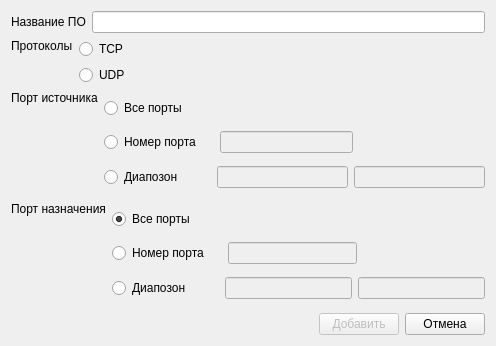
<?xml version="1.0" encoding="UTF-8"?>
<ui version="4.0">
 <class>Dialog</class>
 <widget class="QDialog" name="Dialog">
  <property name="geometry">
   <rect>
    <x>0</x>
    <y>0</y>
    <width>496</width>
    <height>346</height>
   </rect>
  </property>
  <property name="windowTitle">
   <string>Dialog</string>
  </property>
  <layout class="QVBoxLayout" name="verticalLayout_7">
   <item>
    <layout class="QHBoxLayout" name="horizontalLayout_9">
     <item>
      <widget class="QLabel" name="label_4">
       <property name="sizePolicy">
        <sizepolicy hsizetype="Fixed" vsizetype="Fixed">
         <horstretch>0</horstretch>
         <verstretch>0</verstretch>
        </sizepolicy>
       </property>
       <property name="text">
        <string>Название ПО</string>
       </property>
      </widget>
     </item>
     <item>
      <widget class="QLineEdit" name="lineName"/>
     </item>
    </layout>
   </item>
   <item>
    <layout class="QHBoxLayout" name="horizontalLayout" stretch="1,5">
     <item>
      <layout class="QVBoxLayout" name="verticalLayout_2">
       <item>
        <widget class="QLabel" name="label">
         <property name="sizePolicy">
          <sizepolicy hsizetype="Fixed" vsizetype="Fixed">
           <horstretch>0</horstretch>
           <verstretch>0</verstretch>
          </sizepolicy>
         </property>
         <property name="text">
          <string>Протоколы</string>
         </property>
        </widget>
       </item>
       <item>
        <spacer name="verticalSpacer_3">
         <property name="orientation">
          <enum>Qt::Vertical</enum>
         </property>
         <property name="sizeType">
          <enum>QSizePolicy::Preferred</enum>
         </property>
         <property name="sizeHint" stdset="0">
          <size>
           <width>20</width>
           <height>40</height>
          </size>
         </property>
        </spacer>
       </item>
      </layout>
     </item>
     <item>
      <layout class="QVBoxLayout" name="verticalLayout">
       <item>
        <widget class="QRadioButton" name="radioTCP">
         <property name="text">
          <string>TCP</string>
         </property>
         <property name="checked">
          <bool>true</bool>
         </property>
        </widget>
       </item>
       <item>
        <widget class="QRadioButton" name="radioUDP">
         <property name="text">
          <string>UDP</string>
         </property>
        </widget>
       </item>
      </layout>
     </item>
    </layout>
   </item>
   <item>
    <layout class="QHBoxLayout" name="horizontalLayout_6" stretch="0,0">
     <item>
      <layout class="QVBoxLayout" name="verticalLayout_3">
       <item>
        <widget class="QLabel" name="label_2">
         <property name="sizePolicy">
          <sizepolicy hsizetype="Fixed" vsizetype="Fixed">
           <horstretch>0</horstretch>
           <verstretch>0</verstretch>
          </sizepolicy>
         </property>
         <property name="text">
          <string>Порт источника</string>
         </property>
        </widget>
       </item>
       <item>
        <spacer name="verticalSpacer">
         <property name="orientation">
          <enum>Qt::Vertical</enum>
         </property>
         <property name="sizeHint" stdset="0">
          <size>
           <width>20</width>
           <height>40</height>
          </size>
         </property>
        </spacer>
       </item>
      </layout>
     </item>
     <item>
      <layout class="QVBoxLayout" name="verticalLayout_4">
       <item>
        <widget class="QRadioButton" name="radioSRCALL">
         <property name="text">
          <string>Все порты</string>
         </property>
         <property name="checked">
          <bool>true</bool>
         </property>
        </widget>
       </item>
       <item>
        <layout class="QHBoxLayout" name="horizontalLayout_2">
         <item>
          <widget class="QRadioButton" name="radioSRCPort">
           <property name="sizePolicy">
            <sizepolicy hsizetype="Fixed" vsizetype="Fixed">
             <horstretch>0</horstretch>
             <verstretch>0</verstretch>
            </sizepolicy>
           </property>
           <property name="text">
            <string>Номер порта</string>
           </property>
          </widget>
         </item>
         <item>
          <spacer name="horizontalSpacer_3">
           <property name="orientation">
            <enum>Qt::Horizontal</enum>
           </property>
           <property name="sizeType">
            <enum>QSizePolicy::Fixed</enum>
           </property>
           <property name="sizeHint" stdset="0">
            <size>
             <width>13</width>
             <height>20</height>
            </size>
           </property>
          </spacer>
         </item>
         <item>
          <widget class="QLineEdit" name="lineSRCPort">
           <property name="enabled">
            <bool>false</bool>
           </property>
          </widget>
         </item>
         <item>
          <spacer name="horizontalSpacer_5">
           <property name="orientation">
            <enum>Qt::Horizontal</enum>
           </property>
           <property name="sizeHint" stdset="0">
            <size>
             <width>40</width>
             <height>20</height>
            </size>
           </property>
          </spacer>
         </item>
        </layout>
       </item>
       <item>
        <layout class="QHBoxLayout" name="horizontalLayout_3">
         <item>
          <widget class="QRadioButton" name="radioSRCPorts">
           <property name="sizePolicy">
            <sizepolicy hsizetype="Fixed" vsizetype="Fixed">
             <horstretch>0</horstretch>
             <verstretch>0</verstretch>
            </sizepolicy>
           </property>
           <property name="text">
            <string>Диапозон</string>
           </property>
          </widget>
         </item>
         <item>
          <spacer name="horizontalSpacer">
           <property name="orientation">
            <enum>Qt::Horizontal</enum>
           </property>
           <property name="sizeType">
            <enum>QSizePolicy::Fixed</enum>
           </property>
           <property name="sizeHint" stdset="0">
            <size>
             <width>28</width>
             <height>20</height>
            </size>
           </property>
          </spacer>
         </item>
         <item>
          <widget class="QLineEdit" name="lineSRCPorts1">
           <property name="enabled">
            <bool>false</bool>
           </property>
          </widget>
         </item>
         <item>
          <widget class="QLineEdit" name="lineSRCPorts2">
           <property name="enabled">
            <bool>false</bool>
           </property>
          </widget>
         </item>
        </layout>
       </item>
      </layout>
     </item>
    </layout>
   </item>
   <item>
    <layout class="QHBoxLayout" name="horizontalLayout_7">
     <item>
      <layout class="QVBoxLayout" name="verticalLayout_5">
       <item>
        <widget class="QLabel" name="label_3">
         <property name="sizePolicy">
          <sizepolicy hsizetype="Fixed" vsizetype="Fixed">
           <horstretch>0</horstretch>
           <verstretch>0</verstretch>
          </sizepolicy>
         </property>
         <property name="text">
          <string>Порт назначения</string>
         </property>
        </widget>
       </item>
       <item>
        <spacer name="verticalSpacer_2">
         <property name="orientation">
          <enum>Qt::Vertical</enum>
         </property>
         <property name="sizeHint" stdset="0">
          <size>
           <width>20</width>
           <height>40</height>
          </size>
         </property>
        </spacer>
       </item>
      </layout>
     </item>
     <item>
      <layout class="QVBoxLayout" name="verticalLayout_6">
       <item>
        <widget class="QRadioButton" name="radioDSTALL">
         <property name="text">
          <string>Все порты</string>
         </property>
         <property name="checked">
          <bool>true</bool>
         </property>
        </widget>
       </item>
       <item>
        <layout class="QHBoxLayout" name="horizontalLayout_4">
         <item>
          <widget class="QRadioButton" name="radioDSTPort">
           <property name="sizePolicy">
            <sizepolicy hsizetype="Fixed" vsizetype="Fixed">
             <horstretch>0</horstretch>
             <verstretch>0</verstretch>
            </sizepolicy>
           </property>
           <property name="text">
            <string>Номер порта</string>
           </property>
          </widget>
         </item>
         <item>
          <spacer name="horizontalSpacer_4">
           <property name="orientation">
            <enum>Qt::Horizontal</enum>
           </property>
           <property name="sizeType">
            <enum>QSizePolicy::Fixed</enum>
           </property>
           <property name="sizeHint" stdset="0">
            <size>
             <width>13</width>
             <height>20</height>
            </size>
           </property>
          </spacer>
         </item>
         <item>
          <widget class="QLineEdit" name="lineDSTPort">
           <property name="enabled">
            <bool>false</bool>
           </property>
          </widget>
         </item>
         <item>
          <spacer name="horizontalSpacer_6">
           <property name="orientation">
            <enum>Qt::Horizontal</enum>
           </property>
           <property name="sizeHint" stdset="0">
            <size>
             <width>40</width>
             <height>20</height>
            </size>
           </property>
          </spacer>
         </item>
        </layout>
       </item>
       <item>
        <layout class="QHBoxLayout" name="horizontalLayout_5">
         <item>
          <widget class="QRadioButton" name="radioSRCPorts_2">
           <property name="sizePolicy">
            <sizepolicy hsizetype="Fixed" vsizetype="Fixed">
             <horstretch>0</horstretch>
             <verstretch>0</verstretch>
            </sizepolicy>
           </property>
           <property name="text">
            <string>Диапозон</string>
           </property>
          </widget>
         </item>
         <item>
          <spacer name="horizontalSpacer_2">
           <property name="orientation">
            <enum>Qt::Horizontal</enum>
           </property>
           <property name="sizeType">
            <enum>QSizePolicy::Fixed</enum>
           </property>
           <property name="sizeHint" stdset="0">
            <size>
             <width>28</width>
             <height>20</height>
            </size>
           </property>
          </spacer>
         </item>
         <item>
          <widget class="QLineEdit" name="lineDSTPorts1">
           <property name="enabled">
            <bool>false</bool>
           </property>
          </widget>
         </item>
         <item>
          <widget class="QLineEdit" name="lineEdit_6">
           <property name="enabled">
            <bool>false</bool>
           </property>
          </widget>
         </item>
        </layout>
       </item>
      </layout>
     </item>
    </layout>
   </item>
   <item>
    <layout class="QHBoxLayout" name="horizontalLayout_8">
     <item>
      <spacer name="horizontalSpacer_7">
       <property name="orientation">
        <enum>Qt::Horizontal</enum>
       </property>
       <property name="sizeHint" stdset="0">
        <size>
         <width>40</width>
         <height>20</height>
        </size>
       </property>
      </spacer>
     </item>
     <item>
      <widget class="QPushButton" name="pushAdd">
       <property name="enabled">
        <bool>false</bool>
       </property>
       <property name="text">
        <string>Добавить</string>
       </property>
      </widget>
     </item>
     <item>
      <widget class="QPushButton" name="pushCancel">
       <property name="text">
        <string>Отмена</string>
       </property>
      </widget>
     </item>
    </layout>
   </item>
  </layout>
 </widget>
 <resources/>
 <connections/>
</ui>
